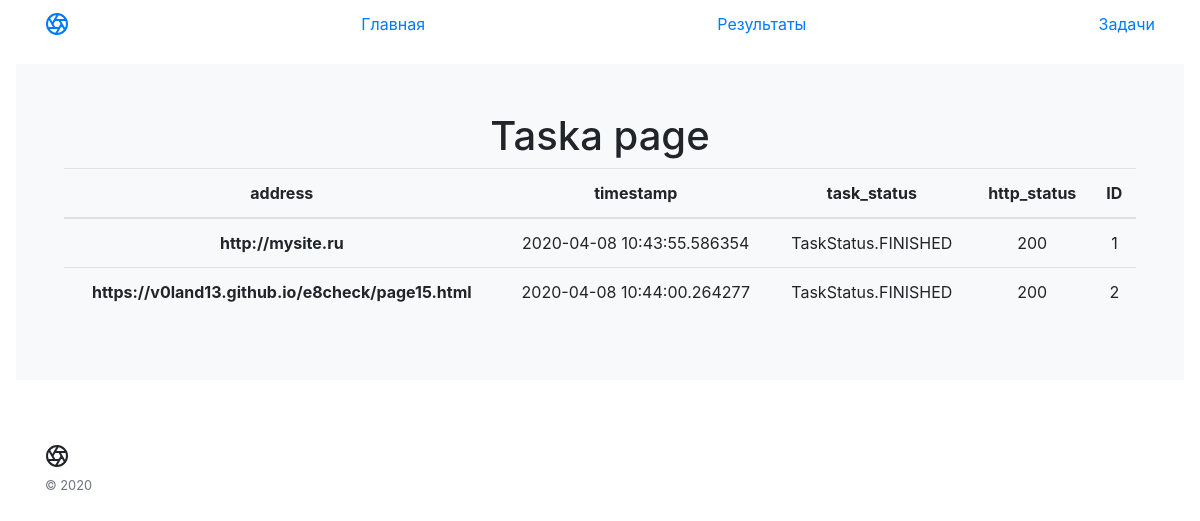
/tasks, run on an earlier commit of the app's database.
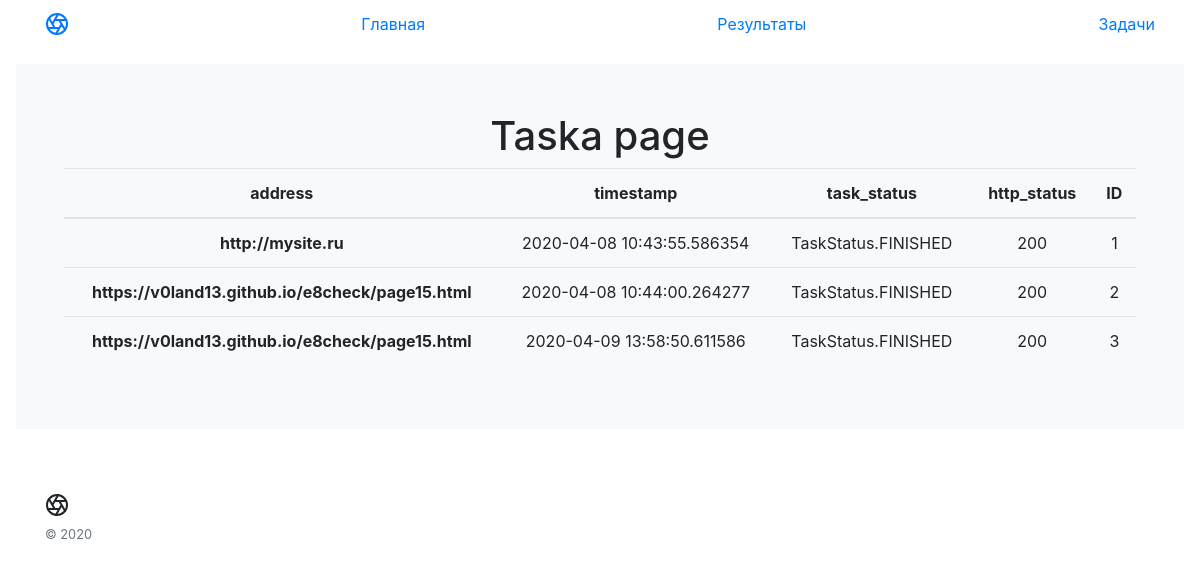
And on a later commit of the database.
### app/models.py (models this page shows, shortened)
class Tasks(db.Model):
    id = db.Column(db.Integer, primary_key=True)
    address = db.Column(db.String(300), unique=False, nullable=True)
    timestamp = db.Column(db.DateTime())
    task_status = db.Column(db.Enum(TaskStatus))
    http_status = db.Column(db.Integer)

### app/routes.py (the view)
@app.route('/tasks')
def tasks_page():
    tasks = Tasks.query.all()
    return render_template('tasks.html', title='Tasks', tasks = tasks)

### app/templates/tasks.html
{% extends "base-tpl.html" %}
{% block content %}
    <h1> Taska page</h1>
    {% if tasks %}
    <table class="table">
        <thead>
            <tr>
                <th scope="col">address</th>
                <th scope="col">timestamp</th>
                <th scope="col">task_status</th>
                <th scope="col">http_status</th>
                <th scope="col">ID</th>
            </tr>
        </thead>
        <tbody>
        {% for task in tasks %}
            <tr>
                <th scope="row">{{ task.address }}</th>
                <td>{{ task.timestamp }}</td>
                <td>{{ task.task_status }}</td>
                <td>{{ task.http_status }}</td>
                <td>{{ task.id }}</td>
            </tr>
        {% endfor %}
        </tbody>
    </table>
    {% else %}
    <p>Задачи не найдены</p>
    {% endif %}
{% endblock %}

### app/templates/base-tpl.html (shortened to what this page needs)
<!DOCTYPE html>
<html lang="en">
<head>
    <link rel="stylesheet" href="https://maxcdn.bootstrapcdn.com/bootstrap/4.0.0/css/bootstrap.min.css">
</head>
<body>
    <nav class="site-header sticky-top py-1">
        <div class="container d-flex flex-column flex-md-row justify-content-between">
            <a class="py-2" href="#" aria-label="Count SVC">
            </a>
            <a class="py-2 d-none d-md-inline-block" href="/">Главная</a>
            <a class="py-2 d-none d-md-inline-block" href="/results">Результаты</a>
            <a class="py-2 d-none d-md-inline-block" href="/tasks">Задачи</a>
        </div>
    </nav>
    <div class="position-relative overflow-hidden p-3 p-md-5 m-md-3 text-center bg-light">
    {% block content %}{% endblock %}
    </div>
    <footer class="container py-5">
        <div class="row">
          <div class="col-12 col-md">
            <small class="d-block mb-3 text-muted">&copy; 2020</small>
          </div>
          <div class="col-6 col-md">
          </div>
          <div class="col-6 col-md">
          </div>
          <div class="col-6 col-md">
          </div>
          <div class="col-6 col-md">
          </div>
        </div>
      </footer>
</body>
</html>

What changed in the data, as far as the page shows it:
added Tasks: address "https://v0land13.github.io/e8check/page15.html", timestamp "2020-04-09 13:58:50.611586", task_status "TaskStatus.FINISHED", http_status "200", id "3"
